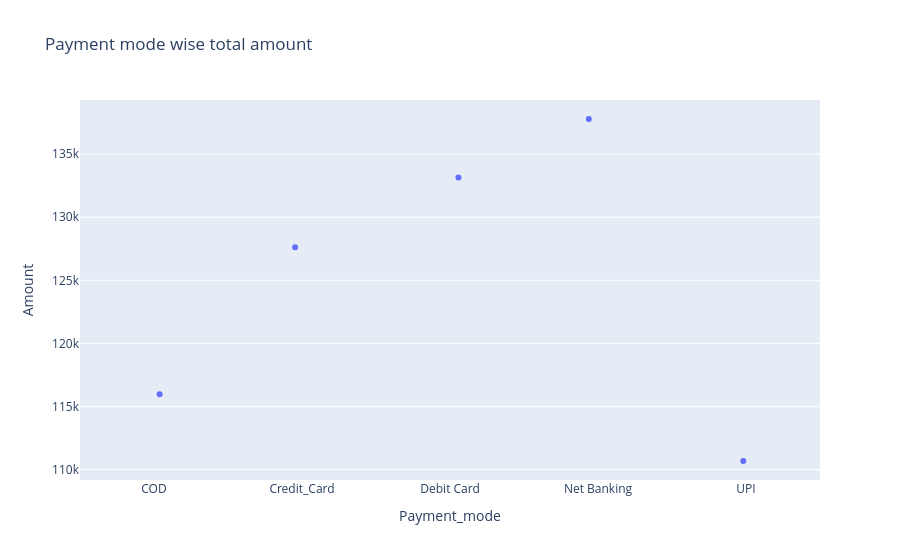

Here is the notebook cell this chart was saved with:
### Code cell
fig = px.strip(data_frame=q9, x='Payment_mode', y= 'Amount', title='Payment mode wise total amount')
fig.show()

### Figure 1 — Plotly figure (JSON) as saved in the notebook; plotly's stock layout.template omitted (floating-point values rounded to 4 significant figures)
{"data": [{"alignmentgroup": "True", "boxpoints": "all", "fillcolor": "rgba(255,255,255,0)", "hoveron": "points", "hovertemplate": "Payment_mode=%{x}<br>Amount=%{y}<extra></extra>", "legendgroup": "", "line": {"color": "rgba(255,255,255,0)"}, "marker": {"color": "#636efa"}, "name": "", "offsetgroup": "", "orientation": "v", "pointpos": 0, "showlegend": false, "type": "box", "x": ["COD", "Credit_Card", "Debit Card", "Net Banking", "UPI"], "x0": " ", "xaxis": "x", "y": [116000.0, 127600.0, 133100.0, 137800.0, 110700.0], "y0": " ", "yaxis": "y"}], "layout": {"boxmode": "group", "legend": {"tracegroupgap": 0}, "title": {"text": "Payment mode wise total amount"}, "xaxis": {"anchor": "y", "domain": [0, 1], "title": {"text": "Payment_mode"}}, "yaxis": {"anchor": "x", "domain": [0, 1], "title": {"text": "Amount"}}}}
